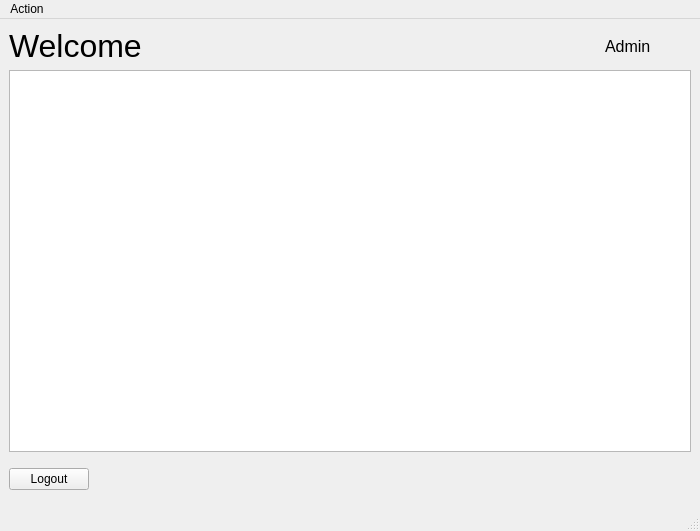
<?xml version="1.0" encoding="UTF-8"?>
<ui version="4.0">
 <class>MainWindow</class>
 <widget class="QMainWindow" name="MainWindow">
  <property name="geometry">
   <rect>
    <x>0</x>
    <y>0</y>
    <width>700</width>
    <height>531</height>
   </rect>
  </property>
  <property name="maximumSize">
   <size>
    <width>700</width>
    <height>531</height>
   </size>
  </property>
  <property name="windowTitle">
   <string>Admin</string>
  </property>
  <widget class="QWidget" name="centralwidget">
   <layout class="QGridLayout" name="gridLayout">
    <item row="4" column="0">
     <spacer name="verticalSpacer">
      <property name="orientation">
       <enum>Qt::Vertical</enum>
      </property>
      <property name="sizeType">
       <enum>QSizePolicy::Fixed</enum>
      </property>
      <property name="sizeHint" stdset="0">
       <size>
        <width>20</width>
        <height>10</height>
       </size>
      </property>
     </spacer>
    </item>
    <item row="0" column="0">
     <layout class="QHBoxLayout" name="horizontalLayout">
      <item>
       <widget class="QLabel" name="label">
        <property name="sizePolicy">
         <sizepolicy hsizetype="Preferred" vsizetype="Fixed">
          <horstretch>0</horstretch>
          <verstretch>0</verstretch>
         </sizepolicy>
        </property>
        <property name="font">
         <font>
          <pointsize>24</pointsize>
         </font>
        </property>
        <property name="text">
         <string>Welcome</string>
        </property>
        <property name="alignment">
         <set>Qt::AlignLeading|Qt::AlignLeft|Qt::AlignTop</set>
        </property>
       </widget>
      </item>
      <item>
       <spacer name="horizontalSpacer">
        <property name="orientation">
         <enum>Qt::Horizontal</enum>
        </property>
        <property name="sizeHint" stdset="0">
         <size>
          <width>40</width>
          <height>20</height>
         </size>
        </property>
       </spacer>
      </item>
      <item>
       <widget class="QLabel" name="label_2">
        <property name="font">
         <font>
          <pointsize>12</pointsize>
         </font>
        </property>
        <property name="text">
         <string>Admin</string>
        </property>
       </widget>
      </item>
      <item>
       <spacer name="horizontalSpacer_3">
        <property name="orientation">
         <enum>Qt::Horizontal</enum>
        </property>
        <property name="sizeType">
         <enum>QSizePolicy::Fixed</enum>
        </property>
        <property name="sizeHint" stdset="0">
         <size>
          <width>40</width>
          <height>20</height>
         </size>
        </property>
       </spacer>
      </item>
     </layout>
    </item>
    <item row="1" column="0">
     <widget class="QTableWidget" name="tableWidget"/>
    </item>
    <item row="3" column="0">
     <layout class="QHBoxLayout" name="horizontalLayout_2">
      <item>
       <widget class="QPushButton" name="pushButton_2">
        <property name="sizePolicy">
         <sizepolicy hsizetype="Fixed" vsizetype="Fixed">
          <horstretch>0</horstretch>
          <verstretch>0</verstretch>
         </sizepolicy>
        </property>
        <property name="text">
         <string>Logout</string>
        </property>
       </widget>
      </item>
      <item>
       <spacer name="horizontalSpacer_2">
        <property name="orientation">
         <enum>Qt::Horizontal</enum>
        </property>
        <property name="sizeHint" stdset="0">
         <size>
          <width>40</width>
          <height>20</height>
         </size>
        </property>
       </spacer>
      </item>
     </layout>
    </item>
    <item row="2" column="0">
     <spacer name="verticalSpacer_2">
      <property name="orientation">
       <enum>Qt::Vertical</enum>
      </property>
      <property name="sizeType">
       <enum>QSizePolicy::Fixed</enum>
      </property>
      <property name="sizeHint" stdset="0">
       <size>
        <width>20</width>
        <height>10</height>
       </size>
      </property>
     </spacer>
    </item>
   </layout>
  </widget>
  <widget class="QMenuBar" name="menubar">
   <property name="geometry">
    <rect>
     <x>0</x>
     <y>0</y>
     <width>700</width>
     <height>23</height>
    </rect>
   </property>
   <widget class="QMenu" name="menuAction">
    <property name="title">
     <string>Action</string>
    </property>
    <widget class="QMenu" name="menuProfile">
     <property name="title">
      <string>Profile management</string>
     </property>
     <widget class="QMenu" name="menuUser_profile">
      <property name="title">
       <string>User management</string>
      </property>
      <addaction name="actionEdit_user_profile"/>
      <addaction name="actionAdd_new_user"/>
      <addaction name="separator"/>
      <addaction name="actionDelete_user"/>
     </widget>
     <addaction name="actionEdit_my_profile"/>
     <addaction name="separator"/>
     <addaction name="menuUser_profile"/>
     <addaction name="actionShow_user_list"/>
    </widget>
    <addaction name="menuProfile"/>
    <addaction name="separator"/>
    <addaction name="actionExit_2"/>
   </widget>
   <addaction name="menuAction"/>
  </widget>
  <widget class="QStatusBar" name="statusBar"/>
  <action name="actionForgot_password">
   <property name="text">
    <string>Forgot Password</string>
   </property>
  </action>
  <action name="actionDelete_User">
   <property name="text">
    <string>Delete User</string>
   </property>
  </action>
  <action name="actionExit">
   <property name="text">
    <string>Exit</string>
   </property>
  </action>
  <action name="actionExit_2">
   <property name="text">
    <string>Exit</string>
   </property>
  </action>
  <action name="actionMy_Profile">
   <property name="text">
    <string>My Profile</string>
   </property>
  </action>
  <action name="actionUser_Profile">
   <property name="text">
    <string>User Profile</string>
   </property>
  </action>
  <action name="actionDelete_USer">
   <property name="text">
    <string>Delete User</string>
   </property>
  </action>
  <action name="actionEdit_User_Profile">
   <property name="text">
    <string>Edit User Profile</string>
   </property>
  </action>
  <action name="actionAdd_New_User">
   <property name="text">
    <string>Add New User</string>
   </property>
  </action>
  <action name="actionDelete_User_2">
   <property name="text">
    <string>Delete User</string>
   </property>
  </action>
  <action name="actionEdit_my_profile">
   <property name="text">
    <string>Edit my profile</string>
   </property>
  </action>
  <action name="actionUser_profile_management">
   <property name="text">
    <string>User profile management</string>
   </property>
  </action>
  <action name="actionDelete_user">
   <property name="text">
    <string>Delete user profile</string>
   </property>
  </action>
  <action name="actionEdit_user_profile">
   <property name="text">
    <string>Edit user profile</string>
   </property>
  </action>
  <action name="actionAdd_new_user">
   <property name="text">
    <string>Add new user</string>
   </property>
  </action>
  <action name="actionShow_user_list">
   <property name="text">
    <string>Show user list</string>
   </property>
  </action>
 </widget>
 <resources/>
 <connections/>
</ui>
